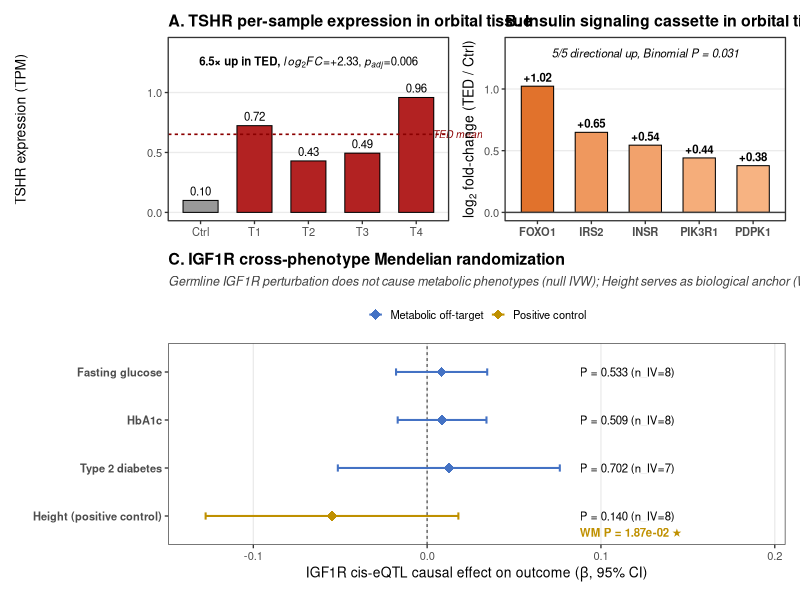
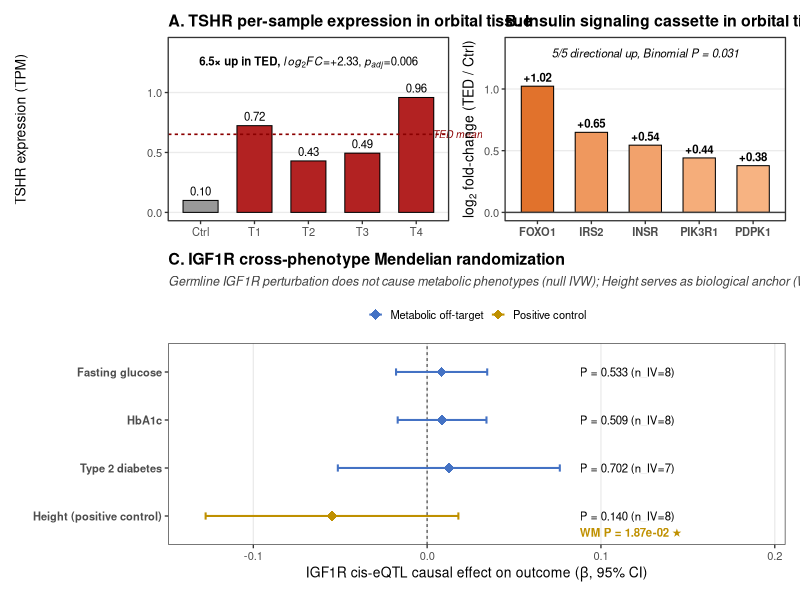
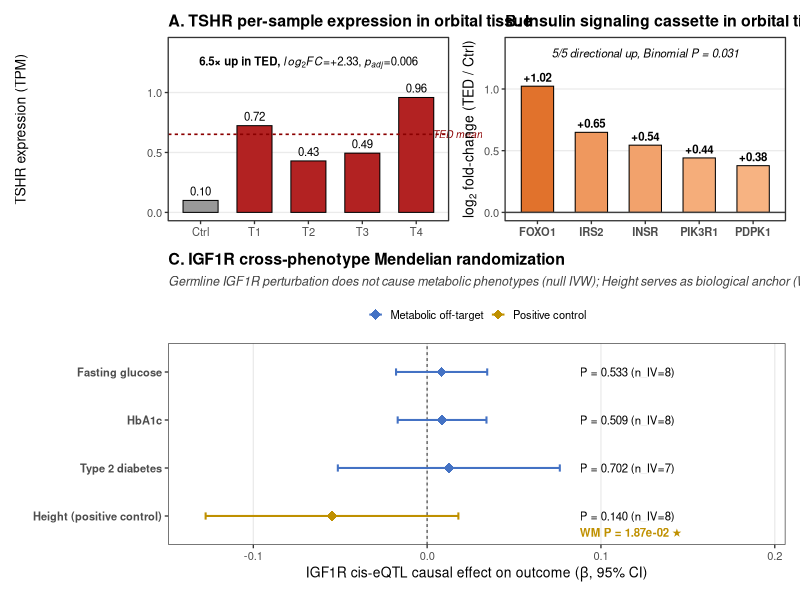

Recreate these plots in R, in order.
# =============================================================================
# TED-TRAP — Figure 3 FINAL (3-panel Main + Supp S1)
# =============================================================================

suppressPackageStartupMessages({
    library(ggplot2)
    library(dplyr)
    library(tidyr)
    library(patchwork)
    library(scales)
    library(grid)
})

setwd("c:/ProjectTEDGWAS")
if (!dir.exists("TrackA_MR/figures")) dir.create("TrackA_MR/figures", recursive = TRUE)

base_family <- "sans" # Arial if available

# =============================================================================
# STEP 1: Load data
# =============================================================================
tpm <- read.csv("TrackA_MR/data_for_fig3/candidate_sample_TPM.csv",
    stringsAsFactors = FALSE, check.names = FALSE
)

# Table 3 data (IGF1R cross-phenotype)
# ⚠️ Gemini: 이 파일이 Main Table 3 CSV임. 경로 확인 필요
tbl3 <- read.csv("TrackA_MR/manuscript/Table3_crossphenotype.csv",
    stringsAsFactors = FALSE
)

cat("=== Table 3 loaded ===\n")
print(tbl3)

# Also need IVW_SE for error bars — pull from original MR results
# ⚠️ 만약 Table 3 CSV에 SE가 없다면 원본 05_cross_phenotype_mr.csv에서 가져옴
if (!"IVW_SE" %in% names(tbl3) && !"IVW_beta" %in% names(tbl3)) {
    raw <- read.csv("TrackA_MR/results/05_cross_phenotype_mr.csv", stringsAsFactors = FALSE)
    cat("Raw MR columns:", paste(names(raw), collapse = ", "), "\n")
    ivw <- raw[
        raw$method == "Inverse variance weighted",
        c("outcome_name", "b", "se", "pval", "nsnp")
    ]
    names(ivw) <- c("Outcome", "beta", "se", "pval", "nsnp")
    # Merge / rebuild tbl3 if needed
    tbl3_plot <- ivw
} else {
    # Parse beta/SE from Table 3 formatted strings if needed
    tbl3_plot <- tbl3
}

# =============================================================================
# STEP 2: Panel A — TSHR per-sample expression (same as before)
# =============================================================================
tpm_cols_TPM <- grep("_TPM$", names(tpm), value = TRUE)
tshr_tpm <- tpm %>%
    filter(Gene_Symbol == "TSHR") %>%
    select(all_of(tpm_cols_TPM))
samples <- c("2", "7", "8", "10", "11")
tshr_sample <- tibble(
    tpm = sapply(samples, function(s) {
        mean(as.numeric(tshr_tpm[, c(paste0(s, "__1_TPM"), paste0(s, "__2_TPM"))]))
    }),
    label = c("Ctrl", "T1", "T2", "T3", "T4"),
    group = c("Control", rep("TED", 4))
)
tshr_sample$label <- factor(tshr_sample$label, levels = c("Ctrl", "T1", "T2", "T3", "T4"))
ted_mean <- mean(tshr_sample$tpm[tshr_sample$group == "TED"])

panelA <- ggplot(tshr_sample, aes(x = label, y = tpm, fill = group)) +
    geom_col(width = 0.65, color = "black", linewidth = 0.35) +
    geom_hline(
        yintercept = ted_mean, linetype = "22",
        color = "#8B0000", linewidth = 0.55
    ) +
    annotate("text",
        x = 5.3, y = ted_mean, label = "TED mean",
        size = 2.6, color = "#8B0000", hjust = 0, fontface = "italic"
    ) +
    geom_text(aes(label = sprintf("%.2f", tpm)), vjust = -0.55, size = 2.9) +
    scale_fill_manual(
        values = c("Control" = "grey60", "TED" = "#B22222"),
        guide = "none"
    ) +
    annotate("text",
        x = 3, y = max(tshr_sample$tpm) * 1.3,
        label = "bold('6.5× up in TED,')~italic(log[2]*FC)*'='*'+2.33, '*italic(p[adj])*'='*'0.006'",
        size = 2.9, parse = TRUE
    ) +
    coord_cartesian(ylim = c(0, max(tshr_sample$tpm) * 1.45), clip = "off") +
    labs(
        title = "A. TSHR per-sample expression in orbital tissue",
        x = NULL, y = "TSHR expression (TPM)"
    ) +
    theme_bw(base_size = 10, base_family = base_family) +
    theme(
        plot.title = element_text(face = "bold", size = 11.5),
        panel.grid.major.x = element_blank(),
        panel.grid.minor = element_blank()
    )

# =============================================================================
# STEP 3: Panel B — Insulin cassette log2FC (same as before)
# =============================================================================
ic_genes <- c("INSR", "IRS2", "FOXO1", "PIK3R1", "PDPK1")
ic_fc <- lapply(ic_genes, function(g) {
    row <- tpm %>%
        filter(Gene_Symbol == g) %>%
        select(all_of(tpm_cols_TPM))
    vals <- sapply(samples, function(s) mean(as.numeric(row[, c(paste0(s, "__1_TPM"), paste0(s, "__2_TPM"))])))
    tibble(gene = g, log2FC = log2(mean(vals[c("7", "8", "10", "11")]) / vals["2"]))
}) %>% bind_rows()
ic_fc$gene <- factor(ic_fc$gene, levels = ic_fc$gene[order(-ic_fc$log2FC)])

panelB <- ggplot(ic_fc, aes(x = gene, y = log2FC, fill = log2FC)) +
    geom_col(width = 0.6, color = "black", linewidth = 0.35) +
    geom_hline(yintercept = 0, color = "grey25", linewidth = 0.5) +
    geom_text(aes(label = sprintf("+%.2f", log2FC)),
        vjust = -0.5, size = 2.9, fontface = "bold"
    ) +
    scale_fill_gradient(
        low = "#FDD9B5", high = "#D95F0E",
        limits = c(0, 1.2), guide = "none"
    ) +
    coord_cartesian(ylim = c(0, 1.35), clip = "off") +
    annotate("text",
        x = 3, y = 1.28,
        label = "italic('5/5 directional up, Binomial P = 0.031')",
        size = 2.9, parse = TRUE
    ) +
    labs(
        title = "B. Insulin signaling cassette in orbital tissue",
        x = NULL, y = expression(log[2] * " fold-change (TED / Ctrl)")
    ) +
    theme_bw(base_size = 10, base_family = base_family) +
    theme(
        plot.title = element_text(face = "bold", size = 11.5),
        panel.grid.major.x = element_blank(),
        panel.grid.minor = element_blank(),
        axis.text.x = element_text(face = "bold")
    )

# =============================================================================
# STEP 4: Panel C — NEW — IGF1R cross-phenotype MR forest plot
# =============================================================================
# Use raw MR results for beta/SE/CI
raw <- read.csv("TrackA_MR/results/05_cross_phenotype_mr.csv", stringsAsFactors = FALSE)
ivw <- raw %>%
    filter(method == "Inverse variance weighted") %>%
    select(outcome = outcome_name, role = outcome_role, nsnp, beta = b, se, pval) %>%
    mutate(
        lci = beta - 1.96 * se,
        uci = beta + 1.96 * se
    )

cat("\n=== IVW for forest plot ===\n")
print(ivw)

# Re-label per Main Table 3 categories (exclude Skin color; it's in Supp)
ivw_plot <- ivw %>%
    filter(!grepl("skin|hearing", outcome, ignore.case = TRUE)) %>% # Skin→Supp, Hearing N_IV=0
    mutate(
        Outcome = case_when(
            grepl("Fasting.?Glucose|glucose", outcome, ignore.case = TRUE) ~ "Fasting glucose",
            grepl("HbA1c", outcome, ignore.case = TRUE) ~ "HbA1c",
            grepl("Type.?2.?Diabetes|T2D|diabetes", outcome, ignore.case = TRUE) ~ "Type 2 diabetes",
            grepl("Height|height", outcome, ignore.case = TRUE) ~ "Height (positive control)",
            TRUE ~ outcome
        ),
        Category = case_when(
            grepl("Height", Outcome) ~ "Positive control",
            TRUE ~ "Metabolic off-target"
        ),
        is_sig = pval < 0.05,
        label_pval = ifelse(pval < 0.001, formatC(pval, format = "e", digits = 1),
            sprintf("%.3f", pval)
        )
    )

# Add Weighted Median P for Height (anchor signal)
wm <- raw %>%
    filter(
        method == "Weighted median",
        grepl("Height", outcome_name, ignore.case = TRUE)
    ) %>%
    pull(pval)
wm_height <- if (length(wm) > 0) formatC(wm, format = "e", digits = 2) else "NA"

# Order: metabolic first, then positive control (bottom)
ivw_plot$Outcome <- factor(ivw_plot$Outcome,
    levels = rev(c(
        "Fasting glucose", "HbA1c", "Type 2 diabetes",
        "Height (positive control)"
    ))
)

panelC <- ggplot(ivw_plot, aes(x = beta, y = Outcome, color = Category)) +
    geom_vline(xintercept = 0, linetype = "22", color = "grey40", linewidth = 0.5) +
    geom_errorbarh(aes(xmin = lci, xmax = uci), height = 0.15, linewidth = 0.7) +
    geom_point(size = 3.2, shape = 18) +
    # Annotate P-values to right of plot
    geom_text(
        aes(
            x = max(ivw_plot$uci) * 1.15,
            label = paste0("P = ", label_pval, " (n_IV=", nsnp, ")")
        ),
        color = "black", hjust = 0, size = 2.9, family = base_family
    ) +
    # Annotate WM P for Height (anchor signal)
    annotate("text",
        x = max(ivw_plot$uci) * 1.15, y = 1,
        label = paste0("WM P = ", wm_height, " \u2605"),
        color = "#BF9000", hjust = 0, size = 2.9, fontface = "bold",
        vjust = 2.3
    ) +
    scale_color_manual(
        values = c(
            "Metabolic off-target" = "#4472C4",
            "Positive control" = "#BF9000"
        ),
        name = NULL
    ) +
    scale_x_continuous(expand = expansion(mult = c(0.1, 0.55))) +
    labs(
        title = "C. IGF1R cross-phenotype Mendelian randomization",
        subtitle = "Germline IGF1R perturbation does not cause metabolic phenotypes (null IVW); Height serves as biological anchor (WM significant).",
        x = expression("IGF1R cis-eQTL causal effect on outcome (" * beta * ", 95% CI)"),
        y = NULL
    ) +
    theme_bw(base_size = 10, base_family = base_family) +
    theme(
        plot.title = element_text(face = "bold", size = 11.5),
        plot.subtitle = element_text(
            size = 9, face = "italic", color = "grey25",
            margin = margin(b = 8)
        ),
        panel.grid.major.y = element_blank(),
        panel.grid.minor = element_blank(),
        legend.position = "top",
        legend.key.size = unit(0.4, "cm"),
        axis.text.y = element_text(face = "bold")
    )

# =============================================================================
# STEP 5: Assemble Main Figure 3
# =============================================================================
combined <- (panelA | panelB) / panelC +
    plot_layout(heights = c(1, 1.1))

ggsave("TrackA_MR/figures/Figure3_main_3panel.pdf", combined,
    width = 11, height = 9, device = cairo_pdf, bg = "white"
)
ggsave("TrackA_MR/figures/Figure3_main_3panel.png", combined,
    width = 11, height = 9, dpi = 600, bg = "white"
)
ggsave("TrackA_MR/figures/Figure3_main_3panel.tiff", combined,
    width = 11, height = 9, dpi = 600, compression = "lzw", bg = "white"
)

cat("\n✅ Main Figure 3 (3-panel) saved\n")

# =============================================================================
# STEP 6: Rename existing Panel A heatmap → Supp Figure S1
# (Remove 'Not tested' labels per user feedback)
# =============================================================================
# 기존 Figure3_panelABC_v3 파일은 그대로 두고, heatmap only version을 Supp S1으로 새로 만들지
# 아니면 기존 파일을 그냥 rename만 할지 결정 필요.
# 간단 처리: 기존 v3 heatmap 부분만 추출해서 Supp S1로 별도 저장

# → 다음 patch에서 Supp S1 clean version 별도로 처리 (not-tested 텍스트 제거한 버전)
cat("\n⚠️  Note: Supp Figure S1 (20-gene heatmap without 'Not tested' text)\n")
cat("   → 별도 patch로 처리 예정\n")
